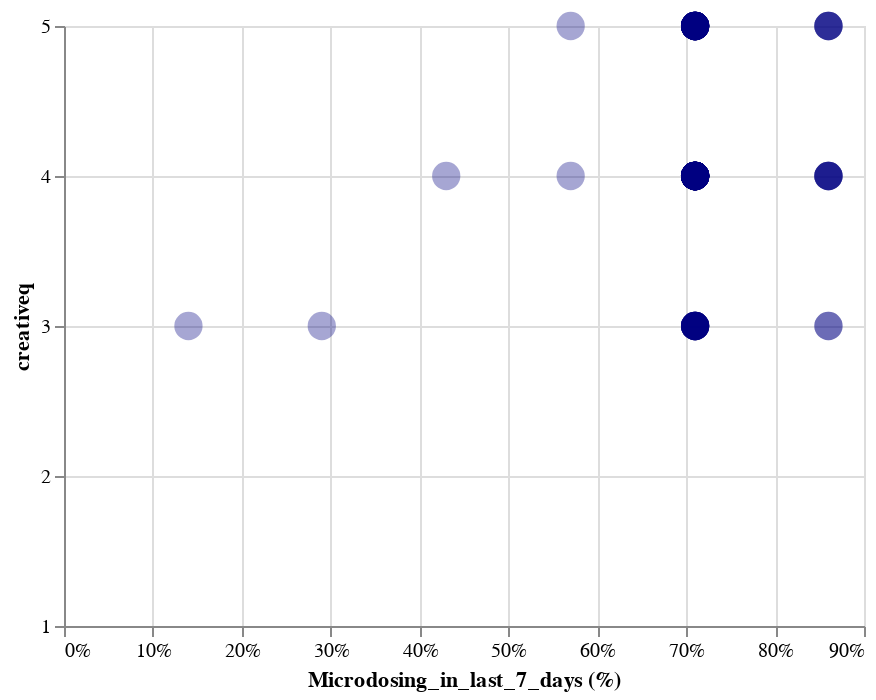

The notebook cell this image was saved under:
### Code cell
alt.Chart(data).mark_circle(color='navy',size=200, opacity=0.35).encode(
    alt.X('Microdosing_in_last_7_days (%):Q', 
        axis=alt.Axis(format='%'),
    ),
    alt.Y('creativeq:Q', scale=alt.Scale(domain=(1,5)), axis=alt.Axis(values=[1, 2, 3, 4, 5])),
)
